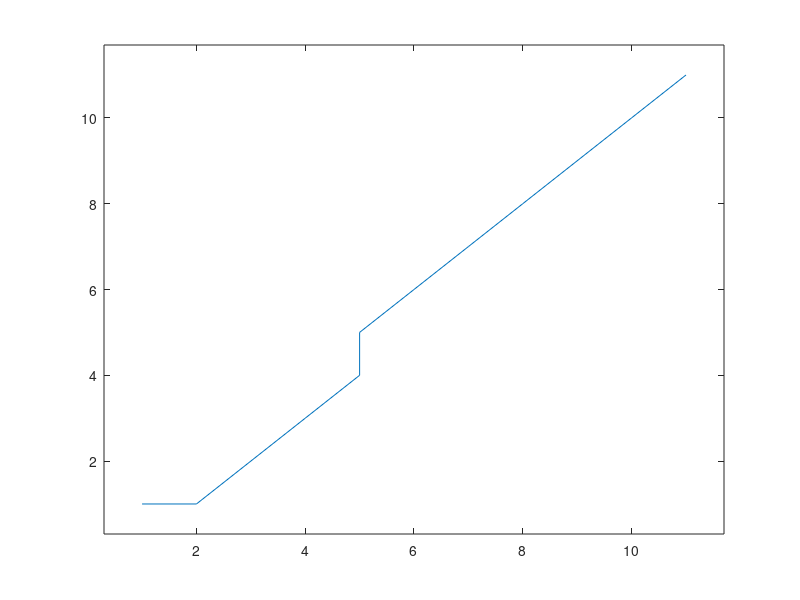

Reproduce this figure in MATLAB.
%% Project 3 Question 1 - UAV Package Delivery
% Jackson Fezell, Nicholas Giampetro, Ankit Gupta

clc; clear; close all;

% Building the Map
map_size = 11;
map_base = ones(map_size);
i_start = 1; %starting row
j_start = 1;  %starting column
startNode = [i_start,j_start];

i_goal = 11;
j_goal = 11;
goalNode = [i_goal,j_goal];

map = map_base;
trees = false;

[map(3,3), map(3,4), map(4,4), map(4,5), map(4,6),...
    map(5,6), map(5,7), map(5,8), map(6,8), map(6,9)] = deal(trees);


% Defining the Distance Matrix
distance = inf*map_base;
distance(startNode) = 0;

% runs dijkstra is true, runs A* if false
run_Dijkstra = true;


k = 1; % keeps track of nodes visited
cost = 0; %initial cost at start
currentNode = startNode; %first node is the starting node
visitedNodes(:,:,k) = [cost, startNode]; %keeping track of all nodes visited, not checked neighbors


while goalNode(1) ~= currentNode(1) || goalNode(2) ~= currentNode(2)

    c = 0;

    for i=max(currentNode(1)-1, 1):min(currentNode(1)+1, map_size)
        
        for j=max(currentNode(2)-1, 1):min(currentNode(2)+1, map_size)
            
            nodeCheck = [i,j];

            if nodeCheck == currentNode
                map(i,j) = 0;
            end

            %checks to see if the next node has already been visited
            if map(i,j) == 0
                travel = false;
            else
                travel = true;
            end
            
            
            if travel == true

                c = c + 1;

                %checks which algorithm is running
                if run_Dijkstra == true
                    coeff = 1;
                elseif run_Dijkstra == false
                    node_end_dist = [i_goal-i,j_goal-j];
                    coeff = norm(node_end_dist,2);
                end

                %finds the cost to travel to each node
                ij_dist = [i-currentNode(1),j-currentNode(2)];
                costCheck(c) = norm(ij_dist,2) + cost + coeff;%(*cost)??????;

                %keeps track of the nodes that were checked
                checkedNodes(:,:,c) = [i,j];
                
                %assigns the cheapest cost to travel to a checked node
                if costCheck(c) < distance(i,j)
                    distance(i,j) = costCheck(c);
                end

            end
            
        end
          
    end
    
    %check other nodes for lowest value before setting node above as current
    
    %find the minimun cost to travel to new node
    cost = min(costCheck);

    %finding the indices of the iteration at which the minimum cost occured
    [rowNew, colNew] = find(cost == costCheck);

    %assigning the corresponding checked node to min cost
    %since multiple might arise, select the first min cost node that was checked
    currentNode = checkedNodes(:,:,colNew(1));

    for i=1:map_size
        for j=1:map_size
            if map(i,j) > 0 && distance(i,j) < cost
                currentNode = [i,j];
                cost = distance(i,j);
            end
        end
    end
    
    %keeping track of the amount of nodes visited and the order
    k = k + 1;

    %keep track of the best cost and node indices of the current move
    visitedNodes(:,:,k) = [cost, currentNode];

    %resetting cost check array to inf to ensure no previous values mess up next iteration
    costCheck(:) = inf;

    %resetting node check array to [inf,inf] to ensure no previous values mess up next iteration
    for z=1:length(costCheck)
    checkedNodes(:,:,z) = [inf,inf];
    end

end

%setting up conditions for backtracking the optimal path
currentNode = goalNode;
k = 1;
optimalCost(k) = distance(goalNode(1), goalNode(2));
optimalPath(k,:) = goalNode;
distance

while startNode(1) ~= currentNode(1) || startNode(2) ~= currentNode(2)

    %keeps track of the number of nodes checked
    c = 0;

    % iterations through neighboring nodes
    for i=max(currentNode(1)-1, 1):min(currentNode(1)+1, map_size)
        
        for j=max(currentNode(2)-1, 1):min(currentNode(2)+1, map_size)

            %makes sure that only neighboring nodes are being checked
            if (currentNode(1) == i && currentNode(2) == j) || distance(i,j) == inf
                backtrack = false;
            else
                backtrack = true;
            end

            %checking all neighboring nodes for cost to determine best path
            if backtrack == true

                %only increases when a neighbor is checked
                c = c + 1;

                %keeping track of all the neighbors' costs and locations
                neighborCosts(c) = distance(i,j);
                neighborPaths(c,:) = [i,j];
                    
            end

        end

    end

    %increasing the array index to add the next optimal move
    k = k + 1;

    %finding the lowest cost amongst the neighbors
    optimalCost(k) = min(neighborCosts);
    [rowOpt, colOpt] = find(optimalCost(k) == neighborCosts);
    optimalPath(k,:) = neighborPaths(colOpt(1),:);

    %assigning the new best node for the next iteration
    currentNode = optimalPath(k,:);

end

map
distance
trueOptCost = flip(optimalCost)
trueOptPath = flip(optimalPath, 1)

figure(1)
plot(trueOptPath(:,1), trueOptPath(:,2))
axis padded




